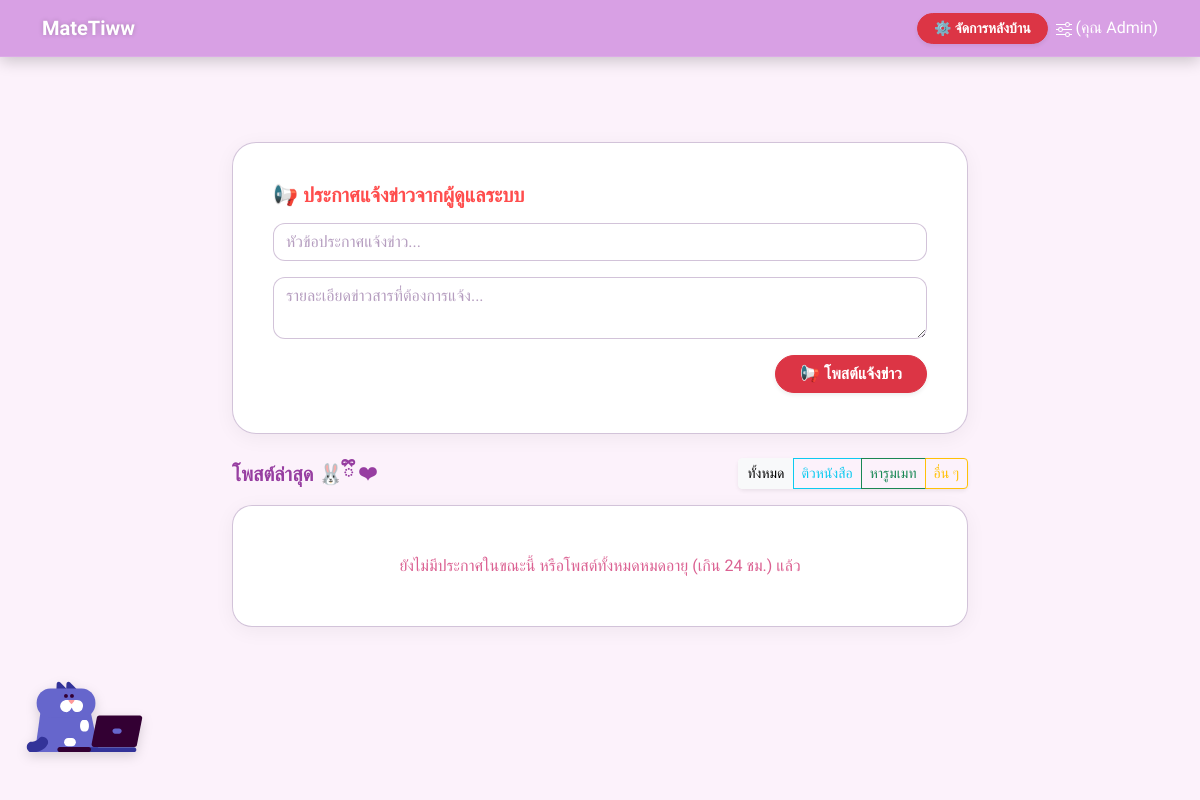
Before: /home.php (signed in) with the older database file.
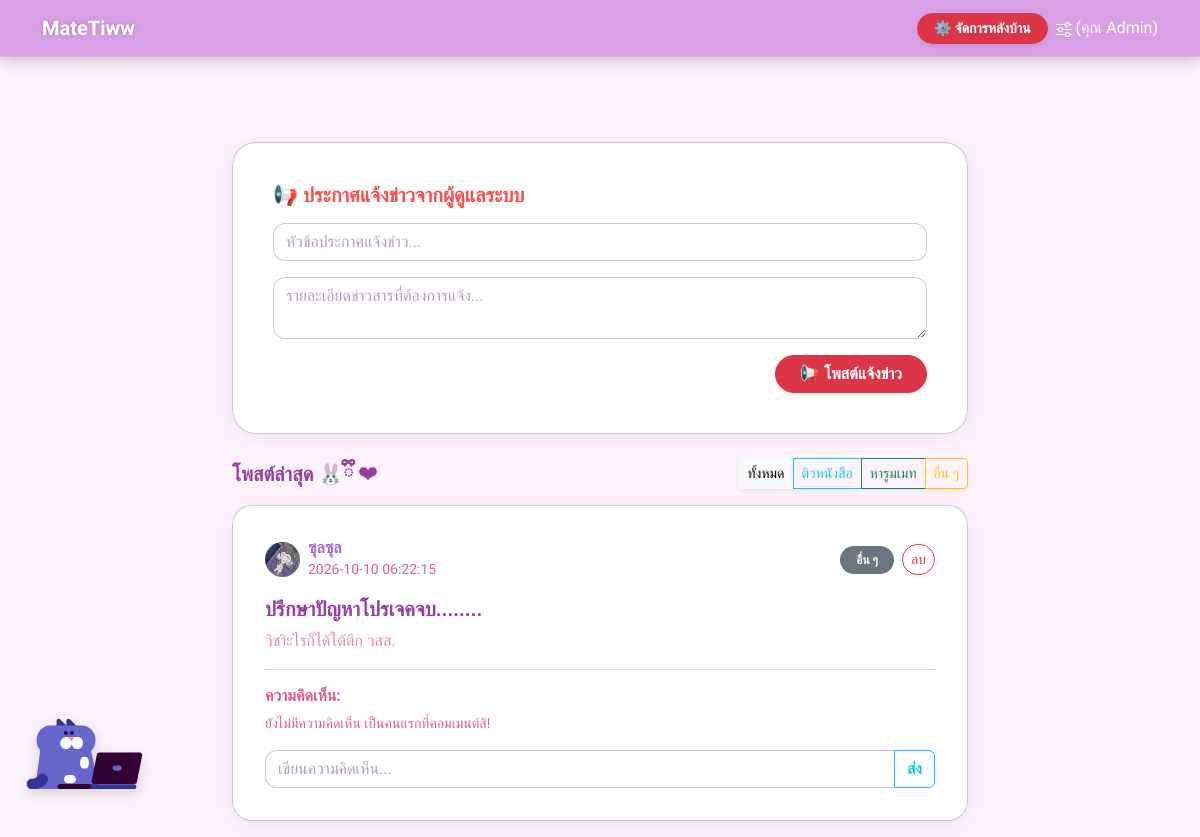
After: the same page with the newer database file.
### tables this page shows
CREATE TABLE posts (
        post_id INTEGER PRIMARY KEY AUTOINCREMENT,
        user_id INTEGER NOT NULL,
        category TEXT NOT NULL,
        title TEXT NOT NULL,
        detail TEXT NOT NULL,
        status TEXT,
        created_at DATETIME DEFAULT CURRENT_TIMESTAMP,
        FOREIGN KEY (user_id) REFERENCES users(user_id)
    );

### home.php (the view, shortened to what the changed rows need)
<?php
require_once 'includes/db_connect.php';
$current_user_id = $_SESSION['user_id'];
$user_stmt = $conn->prepare("SELECT name, role FROM users WHERE user_id = :user_id");
$user_stmt->execute([':user_id' => $current_user_id]);
$user_data = $user_stmt->fetch(PDO::FETCH_ASSOC);
$current_role = $user_data ? $user_data['role'] : 'user';
$category_filter = isset($_GET['category']) ? $_GET['category'] : '';
if ($category_filter == 'study' || $category_filter == 'roommate' || $category_filter == 'other' || $category_filter == 'admin_news') {
    $stmt = $conn->prepare("
        SELECT posts.*, users.name as poster_name, users.profile_pic as poster_pic
        FROM posts
        LEFT JOIN users ON posts.user_id = users.user_id
        WHERE posts.category = :category AND posts.created_at >= datetime('now', '+7 hours', '-24 hours')
        ORDER BY posts.created_at DESC
    ");
    $stmt->execute([':category' =>$category_filter]);
} else {
    $stmt =$conn->prepare("
        SELECT posts.*, users.name as poster_name, users.profile_pic as poster_pic
        FROM posts
        LEFT JOIN users ON posts.user_id = users.user_id
        WHERE posts.created_at >= datetime('now', '+7 hours', '-24 hours')
        ORDER BY posts.created_at DESC
    ");
    $stmt->execute();
}
$posts =$stmt->fetchAll(PDO::FETCH_ASSOC);
?>
<!DOCTYPE html>
<html lang="th">
<head>
    <link href="https://cdn.jsdelivr.net/npm/bootstrap@5.3.2/dist/css/bootstrap.min.css" rel="stylesheet">
    <link rel="stylesheet" href="https://cdnjs.cloudflare.com/ajax/libs/animate.css/4.1.1/animate.min.css"/>
    <link rel="stylesheet" href="style.css?v=<?php echo time(); ?>">
</head>
<body>
    <div class="container mt-4 pt-5">
        <div class="row justify-content-center">
            <div class="col-md-8">
                <?php if (count($posts) > 0): ?>
                    <?php foreach ($posts as$post): ?>
                        <div class="card glass-card p-3 mb-3" <?php if($post['category'] == 'admin_news') echo 'style="border: 1px solid #ff4d4d; box-shadow: 0 0 15px rgba(255, 77, 77, 0.2);"'; ?>>
                            <div class="card-body">
                                <div class="d-flex justify-content-between align-items-center mb-2">
                                    <div class="d-flex align-items-center">
                                        <img src="<?php echo htmlspecialchars($post['poster_pic'] ?? 'https://api.dicebear.com/7.x/adventurer/svg?seed=default'); ?>" class="rounded-circle me-2 bg-light" width="35" height="35" alt="Avatar">
                                        <div>
                                            <a href="view_Profile.php?id=<?php echo $post['user_id']; ?>" class="fw-bold d-block" style="text-decoration: none; color: #a66cd0; line-height: 1.2;">
                                                <?php echo htmlspecialchars($post['poster_name'] ?? 'ไม่ทราบชื่อ'); ?>
                                            </a>
                                            <small class="text-white-50"><?php echo $post['created_at']; ?></small>
                                        </div>
                                    </div>
                                    <div class="d-flex align-items-center flex-wrap justify-content-end gap-1">
                                        <?php if($post['category'] == 'study'): ?>
                                            <span class="badge badge-study rounded-pill px-3 py-2">ติวหนังสือ</span>
                                        <?php elseif($post['category'] == 'roommate'): ?>
                                            <span class="badge badge-roommate rounded-pill px-3 py-2">หารูมเมท</span>
                                        <?php elseif($post['category'] == 'admin_news'): ?>
                                            <span class="badge bg-danger rounded-pill px-3 py-2 shadow-sm">📢 ประกาศจากแอดมิน</span>
                                        <?php else: ?>
                                            <span class="badge bg-secondary rounded-pill px-3 py-2">อื่น ๆ</span>
                                        <?php endif; ?>
                                        <?php if($post['user_id'] == $_SESSION['user_id'] ||$current_role === 'admin'): ?>
                                            <a href="delete_post.php?post_id=<?php echo $post['post_id']; ?>" class="btn btn-sm btn-outline-danger rounded-pill ms-1" onclick="return confirm('คุณแน่ใจหรือไม่ว่าต้องการลบประกาศนี้?');">ลบ</a>
                                        <?php endif; ?>
                                    </div>
                                </div>
                                <h5 class="fw-bold mt-3 text-white"><?php echo htmlspecialchars($post['title']); ?></h5>
                                <p class="text-light opacity-75"><?php echo nl2br(htmlspecialchars($post['detail'])); ?></p>
                                <hr class="border-secondary">
                                <div class="mb-3">
                                    <h6 class="fw-bold fs-6 mb-2 text-white-50">ความคิดเห็น:</h6>
                                    <?php
                                    $comment_stmt =$conn->prepare("
                                        SELECT comments.*, users.name as commenter_name, users.profile_pic as commenter_pic
                                        FROM comments
                                        LEFT JOIN users ON comments.user_id = users.user_id
                                        WHERE comments.post_id = :post_id
                                        ORDER BY comments.created_at ASC
                                    ");
                                    $comment_stmt->execute([':post_id' =>$post['post_id']]);
                                    $comments =$comment_stmt->fetchAll(PDO::FETCH_ASSOC);
                                    if (count($comments) > 0):
                                        foreach ($comments as$comment):
                                    ?>
                                        <div class="comment-box d-flex align-items-start mb-2">
                                            <img src="<?php echo htmlspecialchars($comment['commenter_pic'] ?? 'https://api.dicebear.com/7.x/adventurer/svg?seed=default'); ?>" class="rounded-circle me-2 mt-1 bg-light" width="25" height="25" alt="Avatar">
                                            <div>
                                                <span class="fw-bold text-info" style="font-size: 0.9rem;"><?php echo htmlspecialchars($comment['commenter_name'] ?? 'ไม่ทราบชื่อ'); ?>:</span>
                                                <span class="text-light" style="font-size: 0.9rem;"><?php echo htmlspecialchars($comment['content']); ?></span>
                                            </div>
                                        </div>
                                    <?php
                                        endforeach;
                                    else:
                                    ?>
                                        <p class="text-white-50 small mb-0">ยังไม่มีความคิดเห็น เป็นคนแรกที่คอมเมนต์สิ!</p>
                                    <?php endif; ?>
                                </div>
                                <form action="comment_action.php" method="POST">
                                    <div class="input-group">
                                        <input type="text" class="form-control" name="content" placeholder="เขียนความคิดเห็น..." required>
                                        <button class="btn btn-outline-info fw-bold btn-custom-pulse" type="submit">ส่ง</button>
                                    </div>
                                </form>
                            </div>
                        </div>
                    <?php endforeach; ?>
                <?php else: ?>
                    <div class="card glass-card text-center py-5">
                        <p class="text-white-50 mb-0">ยังไม่มีประกาศในขณะนี้ หรือโพสต์ทั้งหมดหมดอายุ (เกิน 24 ชม.) แล้ว</p>
                    </div>
                <?php endif; ?>
            </div>
        </div>
    </div>
</body>
</html>

Changed rows visible on the page:
added posts: poster_name "ซุลซุล", created_at "2026-10-10 06:22:15", category "อื่น ๆ", title "ปรึกษาปัญหาโปรเจคจบ........", detail "วิชาิะไรก็ได้ใต้ตึก วสส."
Other visible differences:
text no longer shown: "ยังไม่มีประกาศในขณะนี้ หรือโพสต์ทั้งหมดหมดอายุ (เกิน 24 ชม.) แล้ว"
